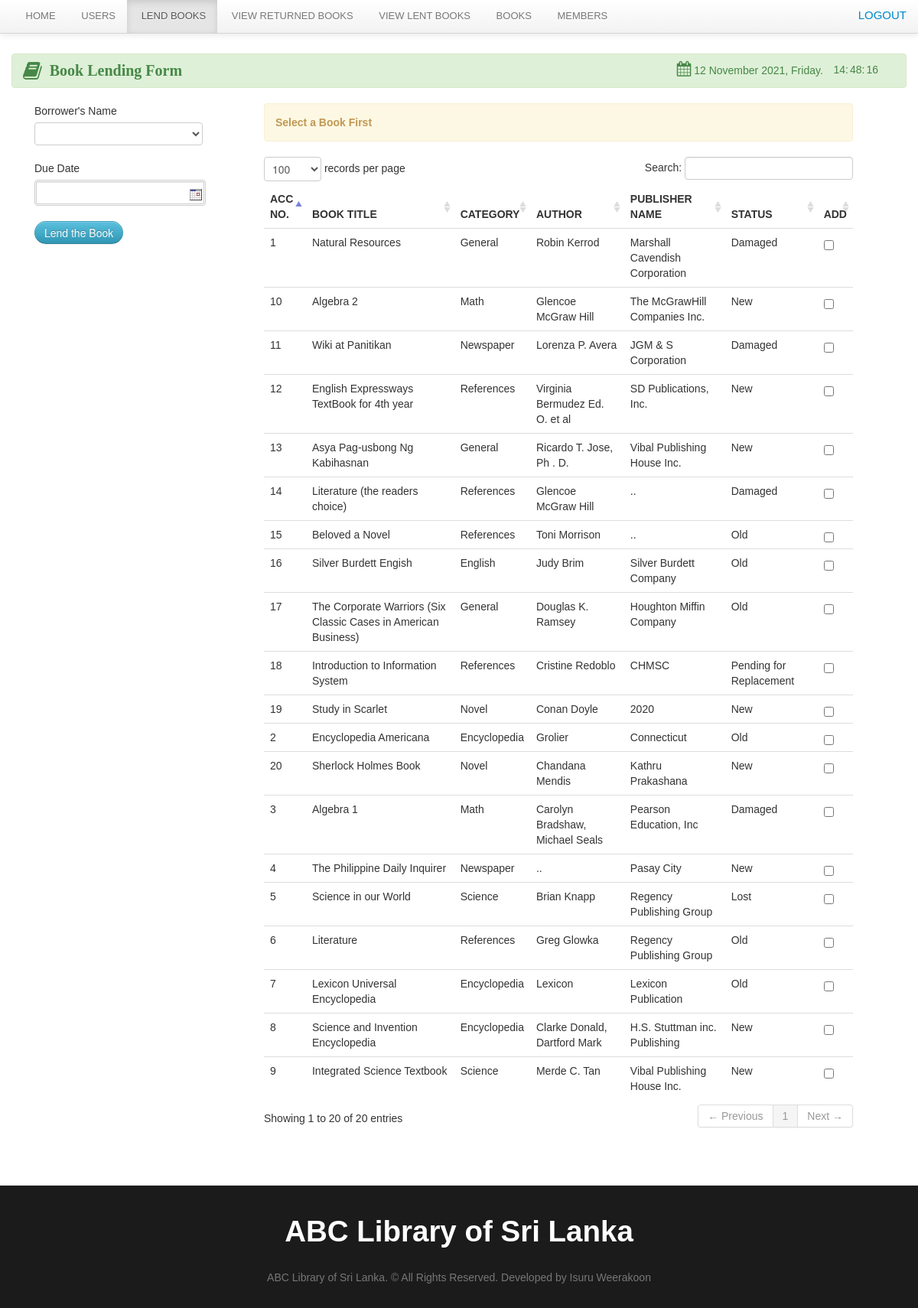
/librarian/borrow.php, run on the app's committed database.
### tables this page shows
CREATE TABLE `book` (
  `book_id` int(11) NOT NULL,
  `book_title` varchar(100) NOT NULL,
  `category_id` int(50) NOT NULL,
  `author` varchar(50) NOT NULL,
  `book_copies` int(11) NOT NULL,
  `book_pub` varchar(100) NOT NULL,
  `publisher_name` varchar(100) NOT NULL,
  `isbn` varchar(50) NOT NULL,
  `copyright_year` int(11) NOT NULL,
  `date_added` datetime NOT NULL,
  `status` varchar(30) NOT NULL
);

CREATE TABLE `category` (
  `category_id` int(11) NOT NULL,
  `classname` varchar(50) DEFAULT NULL
);

### librarian/borrow.php (the view, shortened to what this page needs)
<?php include('header.php'); ?>
<?php include('navbar_borrow.php'); ?>
	<div class="container">
		<div class="margin-top">
			<div class="row">
				<div class="span12">
					<br>
					<div class="alert alert-success">
						<strong style="font-family: 'Arial Black', arial-black;font-size: 20px;"><i class="icon-book icon-large"></i>&nbsp;&nbsp;Book Lending Form</strong>
						<div class="pull-right">
							<table>
								<tr>
									<td><i class="icon-calendar icon-small" style="font-size: 20px;"></i>
                                        <?php
                                            $Today = date('y:m:d');
                                            $new = date('d F Y, l', strtotime($Today));
                                            echo $new.'.  ';
                                        ?>&nbsp;&nbsp;</td>
									<td id="Hour"></td>
									<td id="Minut"></td>
									<td id="Second"></td>
							</table>
						</div>
					</div>
					<form method="post" action="borrow_save.php">
						<div class="span3">
							<div class="control-group">
								<label class="control-label" for="inputEmail">Borrower's Name</label>
								<div class="controls">
									<select name="member_id" class="chzn-select"required/>
									<option></option>
                                    <?php $result = mysqli_query($connect,"select * from member")or die("Query Failed -> ".mysqli_error($connect));
                                        while ($row=mysqli_fetch_array($result)){ ?>
											<option value="<?php echo $row['member_id']; ?>"><?php echo $row['firstname']." ".$row['lastname']; ?></option>
                                        <?php } ?>
								</div>
							</div>
							<div class="control-group">
								<label class="control-label" for="inputEmail">Due Date</label>
								<div class="controls">
									<input type="text"  class="w8em format-d-m-y highlight-days-67 range-low-today" name="due_date" id="sd" maxlength="10" style="border: 3px double #CCCCCC;" required/>
								</div>
							</div>
							<div class="control-group">
								<div class="controls">
									<button name="delete_student" class="btn btn-info">Lend the Book</button>
								</div>
							</div>
						</div>
						<div class="span8">
							<div class="alert alert-block"><strong> Select a Book First</strong></div>
							<table cellpadding="0" cellspacing="0" border="0" class="table" id="example">
								<thead>
								<tr>
									<th>Acc No.</th>
									<th>Book title</th>
									<th>Category</th>
									<th>Author</th>
									<th>Publisher name</th>
									<th>status</th>
									<th>Add</th>
								</tr>
								</thead>
								<tbody>
                                <?php  $user_query = mysqli_query($connect,"select * from book where status != 'Archived' ")or die("Query Failed -> ".mysqli_error($connect));
                                    while($row=mysqli_fetch_array($user_query)){
                                        $id=$row['book_id'];
                                        $cat_id=$row['category_id'];
                                        $cat_query = mysqli_query($connect,"select * from category where category_id = '$cat_id'")or die("Query Failed -> ".mysqli_error($connect));
                                        $cat_row = mysqli_fetch_array($cat_query);
                                        ?>
										<tr class="del<?php echo $id ?>">
											<td><?php echo $row['book_id']; ?></td>
											<td><?php echo $row['book_title']; ?></td>
											<td><?php echo $cat_row ['classname']; ?> </td>
											<td><?php echo $row['author']; ?> </td>
											<td><?php echo $row['book_pub']; ?></td>
											<td width=""><?php echo $row['status']; ?></td>
											<td width="20">
												<input id="" class="uniform_on" name="selector[]" type="checkbox" value="<?php echo $id; ?>" >
											</td>
										</tr>
                                    <?php  }  ?>
								</tbody>
							</table>
					</form>
				</div>
			</div>
		</div>
	</div>
<?php include('footer.php') ?>

### css/docs.css (style rules this page uses)
body { font-family:'TR Century Gothic',Helvetica,Arial,sans-serif !important; }
.btn { border-radius: 25px !important; }
.alert { text-shadow: none; }
th { text-transform:uppercase; }
.margin-top { margin-top:50px; }
body { background: url(../img/grid_noise.png); position: relative; }

### css/print.css (style rules this page uses)
th { text-align:left; }
td { text-align:left; border-top:1px solid; padding:2px; }
.btn { display:none; }
.alert { display:none; }
body { font-family:arial; font-size:13px; }

### data on the page
book: book_id "1", book_title "Natural Resources", category.classname "General", author "Robin Kerrod", book_pub "Marshall Cavendish Corporation", status "Damaged"
book: book_id "2", book_title "Encyclopedia Americana", category.classname "Encyclopedia", author "Grolier", book_pub "Connecticut", status "Old"
book: book_id "3", book_title "Algebra 1", category.classname "Math", author "Carolyn Bradshaw, Michael Seals", book_pub "Pearson Education, Inc", status "Damaged"
book: book_id "4", book_title "The Philippine Daily Inquirer", category.classname "Newspaper", author "..", book_pub "Pasay City", status "New"
book: book_id "5", book_title "Science in our World", category.classname "Science", author "Brian Knapp", book_pub "Regency Publishing Group", status "Lost"
book: book_id "6", book_title "Literature", category.classname "References", author "Greg Glowka", book_pub "Regency Publishing Group", status "Old"
book: book_id "7", book_title "Lexicon Universal Encyclopedia", category.classname "Encyclopedia", author "Lexicon", book_pub "Lexicon Publication", status "Old"
book: book_id "8", book_title "Science and Invention Encyclopedia", category.classname "Encyclopedia", author "Clarke Donald, Dartford Mark", book_pub "H.S. Stuttman inc. Publishing", status "New"
book: book_id "9", book_title "Integrated Science Textbook", category.classname "Science", author "Merde C. Tan", book_pub "Vibal Publishing House Inc.", status "New"
book: book_id "10", book_title "Algebra 2", category.classname "Math", author "Glencoe McGraw Hill", book_pub "The McGrawHill Companies Inc.", status "New"
book: book_id "11", book_title "Wiki at Panitikan", category.classname "Newspaper", author "Lorenza P. Avera", book_pub "JGM & S Corporation", status "Damaged"
book: book_id "12", book_title "English Expressways TextBook for 4th year", category.classname "References", author "Virginia Bermudez Ed. O. et al", book_pub "SD Publications, Inc.", status "New"
book: book_id "13", book_title "Asya Pag-usbong Ng Kabihasnan", category.classname "General", author "Ricardo T. Jose, Ph . D.", book_pub "Vibal Publishing House Inc.", status "New"
book: book_id "14", book_title "Literature (the readers choice)", category.classname "References", author "Glencoe McGraw Hill", book_pub "..", status "Damaged"
book: book_id "15", book_title "Beloved a Novel", category.classname "References", author "Toni Morrison", book_pub "..", status "Old"
book: book_id "16", book_title "Silver Burdett Engish", category.classname "English", author "Judy Brim", book_pub "Silver Burdett Company", status "Old"
book: book_id "17", book_title "The Corporate Warriors (Six Classic Cases in American Business)", category.classname "General", author "Douglas K. Ramsey", book_pub "Houghton Miffin Company", status "Old"
book: book_id "18", book_title "Introduction to Information System", category.classname "References", author "Cristine Redoblo", book_pub "CHMSC", status "Pending for Replacement"
book: book_id "19", book_title "Study in Scarlet", category.classname "Novel", author "Conan Doyle", book_pub "2020", status "New"
book: book_id "20", book_title "Sherlock Holmes Book", category.classname "Novel", author "Chandana Mendis", book_pub "Kathru Prakashana", status "New"
